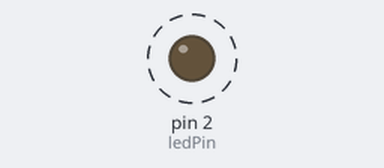
Simulated run of this sketch. Board: Arduino Uno, built with avr-gcc and run on an emulated ATmega328P. Shown: output pins drawn as LEDs (lit = HIGH). Dashed ring = blinking.

Above: at 0.5 s.
Timing chart, 0 to 4.6 s (numbered marks = the images above):
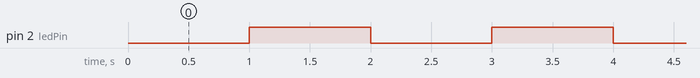

The sketch:

blink_timer1.ino
```cpp
#include <TimerOne.h>

const int ledPin = 2;

// volatile means that this variable can be changed in an interrupt
volatile bool ledState = false;

void ISR_blink_led()
{
  ledState = !ledState;
}


void setup()
{
  pinMode(ledPin, OUTPUT);

  // Initialize Timer1 to trigger every 1,000,000 microseconds (1 second)
  Timer1.initialize(1000000);

  // Attach the ISR function to the timer
  Timer1.attachInterrupt(ISR_blink_led);
}


void loop()
{
  digitalWrite(ledPin, ledState);
}
```

Measured:
- by itself, pin 2 (ledPin): alternates HIGH for 1.0 s and LOW for 1.0 s
